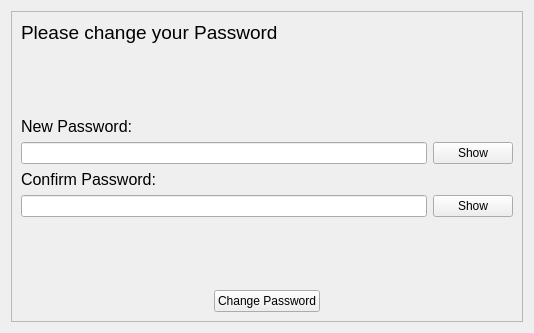
<?xml version="1.0" encoding="UTF-8"?>
<ui version="4.0">
 <class>Form</class>
 <widget class="QWidget" name="Form">
  <property name="geometry">
   <rect>
    <x>0</x>
    <y>0</y>
    <width>534</width>
    <height>333</height>
   </rect>
  </property>
  <property name="windowTitle">
   <string>Dialog</string>
  </property>
  <layout class="QGridLayout" name="gridLayout">
   <item row="0" column="0">
    <widget class="QFrame" name="frame">
     <property name="maximumSize">
      <size>
       <width>512</width>
       <height>311</height>
      </size>
     </property>
     <property name="frameShape">
      <enum>QFrame::StyledPanel</enum>
     </property>
     <property name="frameShadow">
      <enum>QFrame::Raised</enum>
     </property>
     <layout class="QGridLayout" name="gridLayout_2">
      <item row="0" column="0" colspan="2">
       <layout class="QHBoxLayout" name="horizontalLayout">
        <item>
         <widget class="QLabel" name="label_3">
          <property name="font">
           <font>
            <pointsize>14</pointsize>
           </font>
          </property>
          <property name="text">
           <string>Please change your Password</string>
          </property>
         </widget>
        </item>
        <item>
         <spacer name="horizontalSpacer_2">
          <property name="orientation">
           <enum>Qt::Horizontal</enum>
          </property>
          <property name="sizeHint" stdset="0">
           <size>
            <width>40</width>
            <height>20</height>
           </size>
          </property>
         </spacer>
        </item>
       </layout>
      </item>
      <item row="1" column="1">
       <spacer name="verticalSpacer">
        <property name="orientation">
         <enum>Qt::Vertical</enum>
        </property>
        <property name="sizeHint" stdset="0">
         <size>
          <width>20</width>
          <height>40</height>
         </size>
        </property>
       </spacer>
      </item>
      <item row="2" column="0" colspan="2">
       <layout class="QVBoxLayout" name="verticalLayout_2">
        <item>
         <widget class="QLabel" name="label">
          <property name="font">
           <font>
            <pointsize>12</pointsize>
           </font>
          </property>
          <property name="text">
           <string>New Password:</string>
          </property>
         </widget>
        </item>
        <item>
         <layout class="QHBoxLayout" name="horizontalLayout_2">
          <item>
           <widget class="QLineEdit" name="new_pass"/>
          </item>
          <item>
           <widget class="QPushButton" name="show_new">
            <property name="text">
             <string>Show</string>
            </property>
           </widget>
          </item>
         </layout>
        </item>
       </layout>
      </item>
      <item row="3" column="0" colspan="2">
       <layout class="QVBoxLayout" name="verticalLayout">
        <item>
         <widget class="QLabel" name="label_2">
          <property name="font">
           <font>
            <pointsize>12</pointsize>
           </font>
          </property>
          <property name="text">
           <string>Confirm Password:</string>
          </property>
         </widget>
        </item>
        <item>
         <layout class="QHBoxLayout" name="horizontalLayout_3">
          <item>
           <widget class="QLineEdit" name="confirm_pass"/>
          </item>
          <item>
           <widget class="QPushButton" name="show_new_2">
            <property name="text">
             <string>Show</string>
            </property>
           </widget>
          </item>
         </layout>
        </item>
       </layout>
      </item>
      <item row="4" column="0">
       <spacer name="verticalSpacer_2">
        <property name="orientation">
         <enum>Qt::Vertical</enum>
        </property>
        <property name="sizeHint" stdset="0">
         <size>
          <width>20</width>
          <height>40</height>
         </size>
        </property>
       </spacer>
      </item>
      <item row="5" column="0" colspan="2" alignment="Qt::AlignHCenter">
       <widget class="QPushButton" name="change_pass_btn">
        <property name="text">
         <string>Change Password</string>
        </property>
       </widget>
      </item>
     </layout>
    </widget>
   </item>
  </layout>
 </widget>
 <resources/>
 <connections/>
</ui>
